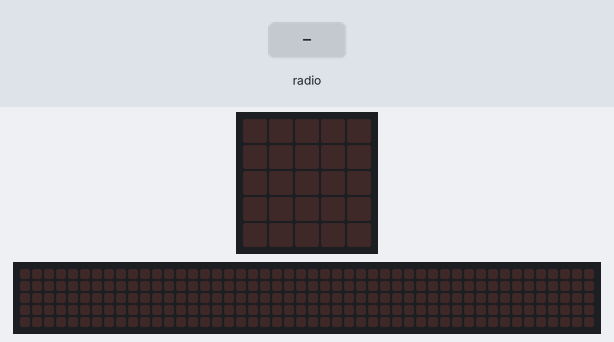
Recording of a program running on a simulated BBC micro:bit running MicroPython. Shown: the board's 5×5 LED display, a strip that is not on the board, showing the scrolling text unrolled. The inputs (shaded band) are chosen by the test bench. No radio messages arrive unless stated (any console line starting 'radio sent:' is added by the test bench); the 48×5 strip is a reading aid, not a part: it shows the text the display is scrolling, unrolled, one strip-width of it at a time; what the program prints to the serial console is not drawn.

Above: at 1.2 s.
1.3 s: radio message "1" arrives
At 1.52 s:
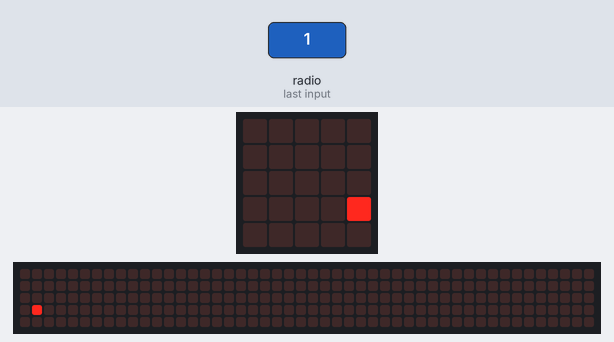
At 2.42 s:
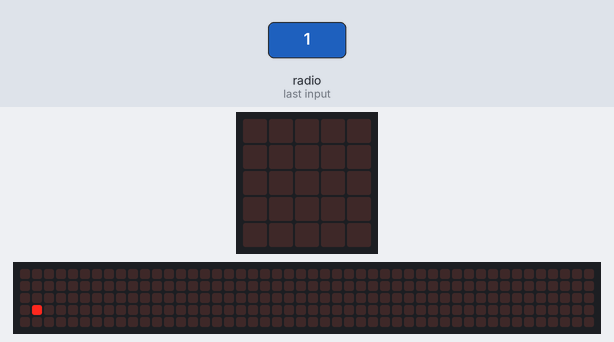
Timing chart, 0 to 4.3 s (numbered marks = the images above; inputs shaded):
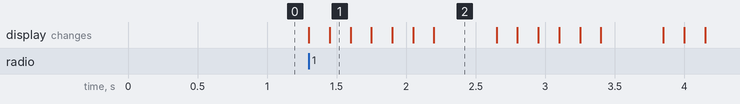

Measured:
- after the input at 1.3 s, the display: first changes at once (image 1 shows a later state)
- what the display in image 2 shows lasts 0.5 s, from 2.2 s to 2.7 s

The program:

Encoded_Radio.py
```python
#13.2
#Import microbit module
from microbit import *

#13.2
#Import radio module
import radio

#13.2
#Enable radio hardware on the microbit
radio.on()

#13.2
#Configure radio channel to channel 16
radio.config(channel=16)

#13.6
#Define custom function called encode() with parameters text and shift
def encode(text, shift):

    #13.6
    #Set variable encoded to empty string
    encoded = ""

    #13.6
    #This for loop, loops the indented code “c” number of times
    #c is the number of characters in text
    for c in text: # ← New

        #13.6
        #Translate variable c into numbers and add shift
        #Assign this new value to variable val
        val = ord(c) + shift # ← New

        #13.6
        #Translate value of val into normal string and add encoded
        #Assigns this new value to encoded
        encoded = encoded + chr(val) # ← New

    #13.6
    #Return value of encoded to caller code
    return encoded

#13.6
#Create variable msg with string value Cats
msg = "Cats"

#13.6
#Call encode function with parameters msg for text and 3 for shift
#Set returned value equal to variable code_msg
code_msg = encode(msg, 3)

#13.7
#Send value of code_msg through radio
radio.send(code_msg)

#13.2
#Infinitely loop indented code block
while True:

    #13.2
    #Check radio for incoming messages
    #Store incoming messages in variable msg
    msg = radio.receive()

    #13.6
    #Conditional if statement to check if msg is blank or not
    #If msg is not blank, run indented code
    if msg:

        #13.7
        #Decode value of msg and set this value to clear_msg
        clear_msg = encode(msg, -3)

        #13.7
        #Scroll value of clear_msg across screen
        #Don't wait for code to stop and scoll infinitely
        display.scroll(clear_msg, wait=False, loop=True)
```
